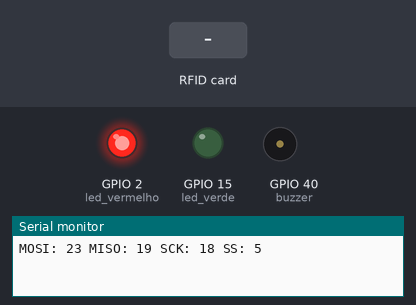
The sketch below on a simulated ESP32. Parts: output pins drawn as LEDs (lit = HIGH), buzzer (waves = sounding), the last lines printed to the serial monitor. The test bench sets the inputs (shaded band).

Above: at 1.2 s.
1.3 s: RFID card 5E 7A 19 C4 held to the reader
At 3.44 s:
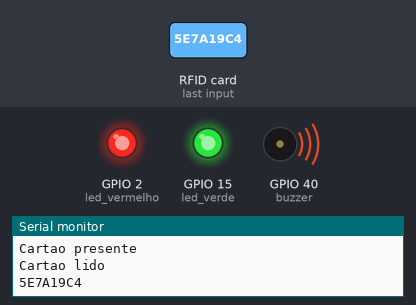
At 5.0 s:
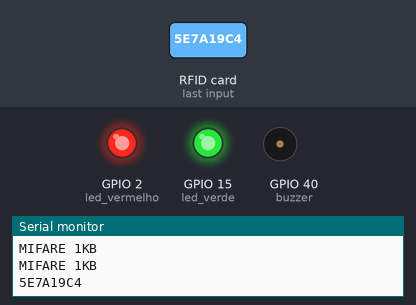
Timing chart, 0 to 7.7 s (numbered marks = the images above; inputs shaded):
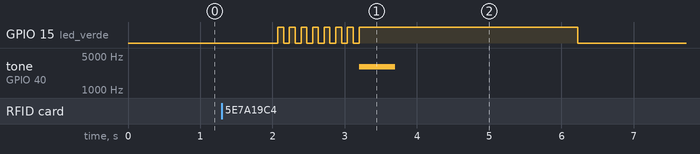

Measured:
- after the input at 1.3 s, GPIO 15 (led_verde): goes 7 × (HIGH 0.08 s, LOW 0.08 s), HIGH 3.0 s, then LOW, starting after 0.78 s; tone on GPIO 40 (buzzer): silent → 3000 Hz after 1.9 s, → silent 0.50 s later

The sketch:

ESP32src-v1.ino
```cpp
#include <LiquidCrystal_I2C.h>
#include <Wire.h>
#include <MFRC522.h>
#include <SPI.h>
#define RFID_SS_SDA   21
#define RFID_RST      14
#define led_vermelho  2
#define led_verde     15
#define buzzer        40
int iniciar = 0;

MFRC522 rfidBase = MFRC522(RFID_SS_SDA, RFID_RST);
class LeitorRFID{
  private:
    // Declara variáveis das funções
    char codigoRFIDLido[100] = "";
    char codigoRFIDEsperado[100] = "";
    MFRC522 *rfid = NULL;
    int cartaoDetectado = 0;
    int cartaoJaLido = 0;
    // Leitura e Regulagem de tempo de operação (sla o que isso significa ???????)
    void processaCodigoLido(){
      char codigo[3*rfid->uid.size+1];
      codigo[0] = 0;
      char temp[10];
      for(int i=0; i < rfid->uid.size; i++){
        sprintf(temp,"%X",rfid->uid.uidByte[i]);
        strcat(codigo,temp);
      }
      // Printa o resultado da leitura
      codigo[3*rfid->uid.size+1] = 0;
      strcpy(codigoRFIDLido,codigo);
      Serial.println(codigoRFIDLido);
    }
  public:
    // Portas RFID se não nn funfa
    LeitorRFID(MFRC522 *leitor){
      rfid = leitor;
      rfid->PCD_Init();
      Serial.printf("MOSI: %i MISO: %i SCK: %i SS: %i\n",MOSI,MISO,SCK,SS);
    };
    // Resultado leitura (q?)
    char *tipoCartao(){
      MFRC522::PICC_Type piccType = rfid->PICC_GetType(rfid->uid.sak);
      Serial.println(rfid->PICC_GetTypeName(piccType));
      return((char *)rfid->PICC_GetTypeName(piccType));
    };
    int cartaoPresente(){
      return(cartaoDetectado);
    };
    int cartaoFoiLido(){
      return(cartaoJaLido);
    };
    void leCartao(){
      // Detecta o cartão
      if (rfid->PICC_IsNewCardPresent()) { // new tag is available
        iniciar = 7;
        Serial.println("Cartao presente");
          while (iniciar != 0){
            digitalWrite(led_verde, HIGH);
            delay(80);
            digitalWrite(led_verde, LOW);
            delay(80);
            iniciar -= 1;
          }
        cartaoDetectado = 1;
        // Termina a validação
        if (rfid->PICC_ReadCardSerial()) { // NUID has been readed
          Serial.println("Cartao lido");
          digitalWrite(led_verde, HIGH);
          cartaoJaLido = 1;
          processaCodigoLido();
          rfid->PICC_HaltA(); // halt PICC
          rfid->PCD_StopCrypto1(); // stop encryption on PCD
          tone(buzzer, 3000, 500);
          delay(1000);
        }
      }else{
        // Reinicia as variáveis caso o cartão seja removido antes da leitura completa
        cartaoDetectado = 0;
        iniciar = 7;
        digitalWrite(led_verde, LOW);
      }
    };
    // Printa as informações do cartão lido
    char *cartaoLido(){
      return(codigoRFIDLido);
    };
    void resetarLeitura(){
      cartaoDetectado = 0;
      cartaoJaLido = 0;
      iniciar = 10;
    }
    // Para o LCD, mostra a atual situação do card, como Scanneado, sem dispositivos encontrados, etc."
    void listI2CPorts(){
      Serial.println("\nI2C Scanner");
      byte error, address;
      int nDevices;
      Serial.println("Scanning...");
      nDevices = 0;
      for(address = 1; address < 127; address++ ) {
        Wire.beginTransmission(address);
        error = Wire.endTransmission();
        if (error == 0) {
          Serial.print("I2C device found at address 0x");
          if (address<16) {
            Serial.print("0");
          }
          Serial.println(address,HEX);
          nDevices++;
        }
        else if (error==4) {
          Serial.print("Unknow error at address 0x");
          if (address<16) {
            Serial.print("0");
          }
          Serial.println(address,HEX);
        }
      }
      if (nDevices == 0) {
        Serial.println("No I2C devices found\n");
      }
      else {
        Serial.println("done\n");
      }
    };
};
LeitorRFID *leitor = NULL;
//////////////////////////////
void setup() {

  Serial.begin(115200);
  Wire.begin();
  SPI.begin();

  // if (AHT10.begin(eAHT10Address_Low)) {
  //   Serial.println("Init AHT10 Success!");
  // }
  // else {
  //   Serial.println("Init AHT10 Failed!");
  // }

  pinMode(led_vermelho, OUTPUT);
  pinMode(led_verde, OUTPUT);
  pinMode(buzzer, OUTPUT);
  digitalWrite(led_vermelho, HIGH);
  // //------------------------//
  leitor = new LeitorRFID(&rfidBase);
  //------------------------//
  // Serial.print("MOSI: "); Serial.println(MOSI);
  // Serial.print("MISO: "); Serial.println(MISO);
  // Serial.print("SCK: "); Serial.println(SCK);
  // Serial.print("SS: "); Serial.println(SS);
}

void loop() {

  delay(1000);

  // Enquanto não for detectado nada, ele vai ficar procurando um cartão até achar um. Ai ele começa a acessar as funções
  // Serial.println("Lendo Cartao:");
  leitor->leCartao();
  if(leitor->cartaoFoiLido()){
    Serial.println(leitor->tipoCartao());
    Serial.println(leitor->cartaoLido());
    leitor->resetarLeitura();
    delay(1000);
  }
}
```
